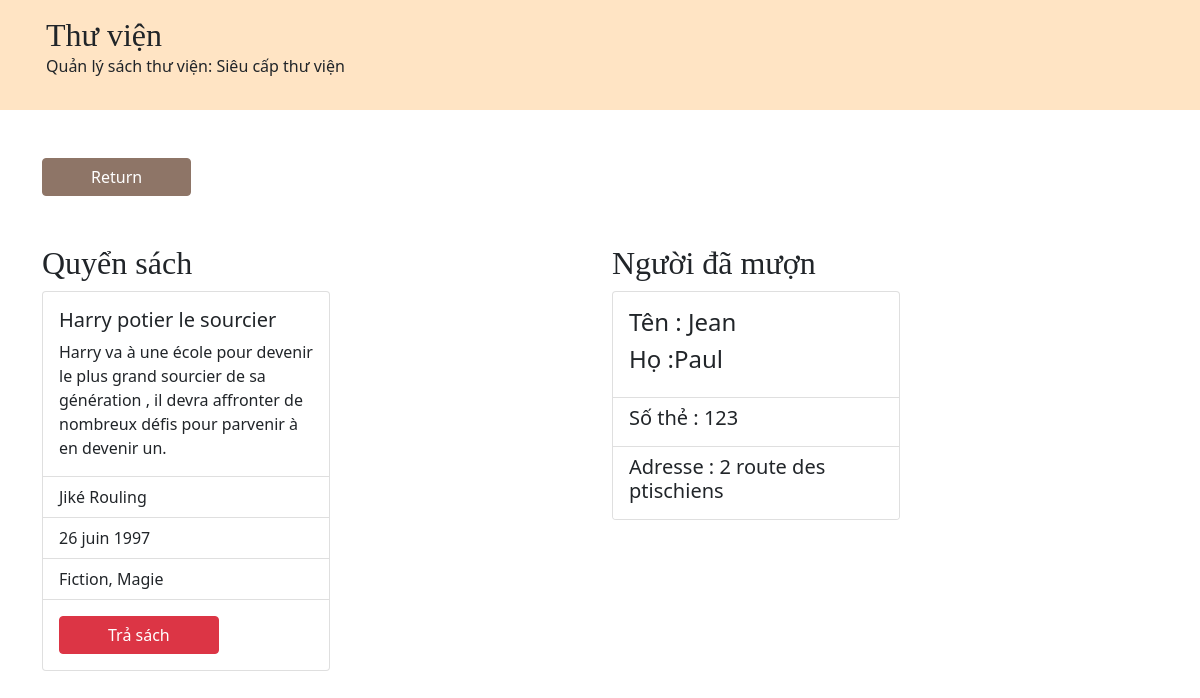
/book.php?index=1, run on an earlier commit of the app's database.
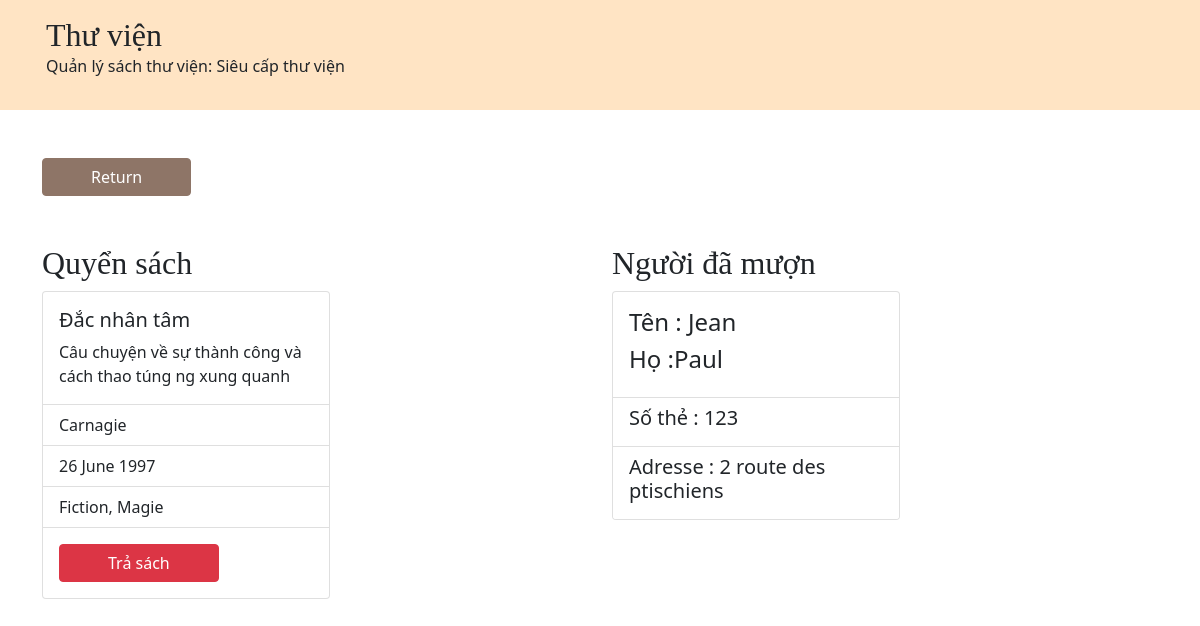
And on a later commit of the database.
### tables this page shows
CREATE TABLE Books (
  id int(11) UNSIGNED NOT NULL AUTO_INCREMENT,
  book_name varchar(255) NOT NULL,
  writer varchar(255) NOT NULL,
  resume text DEFAULT NULL,
  created_date varchar(255) NOT NULL,
  category varchar(255) NOT NULL,
  borrowed varchar(10) NOT NULL,
  people_id int(10) UNSIGNED DEFAULT NULL,
  PRIMARY KEY (id),
  FOREIGN KEY (people_id) REFERENCES People(id)
);

CREATE TABLE People (
  id int(10) UNSIGNED NOT NULL AUTO_INCREMENT,
  firstname varchar(255) NOT NULL,
  lastname varchar(255) NOT NULL,
  card_number int(11) NOT NULL,
  adress varchar(255) NOT NULL,
  PRIMARY KEY (id)
);

### book.php (called while the page is built, shortened)
<?php
require "model/bookManager.php";
require "model/entity/book.php";
require "model/entity/people.php";
$bookManager = new BookManager();
if(isset($_GET["index"]) && !empty($_GET["index"])) {
   $book= $bookManager->getBook($_GET["index"]);
}
require "view/bookView.php";
?>

### model/bookManager.php (called while the page is built, shortened)
<?php
class BookManager {
  private PDO $db;
  public function __construct() {
        $this->db = new PDO('mysql:host=localhost;dbname=library_php', 'root', '');
  }
  public function getBook(int $book_id) {
    $query = $this->db->prepare("SELECT b.*,
    p.firstname, p.lastname, p.card_number, p.adress
    FROM books AS b
    LEFT JOIN people AS p
    ON b.people_id = p.id
    WHERE b.id = :book_id ");
    $query->execute([
        "book_id" => $book_id
    ]);
    $data= $query->fetch(PDO::FETCH_ASSOC);
    $book = new Book($data);
    if($book->getPeople_id() === NULL) {
      return $book;
    } else {
      $people = new People($data);
      return array($book , $people);
    }
  }
}

### model/entity/entity.php (called while the page is built, shortened)
<?php
abstract class Entity {
  protected ?int $id;
  public function getId():int
  {
      return $this->id;
  }
  public function setId(int $id):self
  {
      $this->id = $id;
      return $this;
  }
  protected function hydrate(array $data) {
    foreach ($data as $key => $value) {
      $method = "set" . ucfirst($key);
      if(method_exists($this, $method)) {
        $value = htmlspecialchars($value);
      }
    }
  }
}
 ?>

### model/entity/book.php (called while the page is built, shortened)
<?php
require_once "model/entity/entity.php";
class Book extends Entity {
    protected string $book_name;
    protected string $writer;
    protected string $resume;
    protected string $created_date;
    protected string $category;
    protected ?int $people_id;
    public function setBook_name(string $book_name) {
        $this->book_name = $book_name;
    }
    public function getBook_name():string{
        return $this->book_name;
    }
    public function setWriter(string $writer) {
        $this->writer = $writer;
    }
    public function getWriter():string {
        return $this->writer;
    }
    public function setResume(string $resume) {
        $this->resume = $resume;
    }
    public function getResume():string {
        return $this->resume;
    }
    public function setCreated_date(string $created_date) {
        $this->created_date = $created_date;
    }
    public function getCreated_date():string {
        return $this->created_date;
    }
    public function setCategory(string $category) {
        $this->category = $category;
    }
    public function getCategory():string {
        return $this->category;
    }
    public function setPeople_id($people_id) {
        if ($people_id) {
            $this->people_id = $people_id;
        } else {
            $this->people_id  = NULL ;
        }
    }
    public function getPeople_id() {
        return $this->people_id;
    }
}

### model/entity/people.php (called while the page is built, shortened)
<?php
require_once "model/entity/entity.php";
class People extends Entity {
    protected string $firstname;
    protected string $lastname;
    protected int $card_number;
    protected string $adress;
    public function setFirstname(string $firstname) {
        $this->firstname = $firstname;
    }
    public function getFirstname():string{
        return $this->firstname;
    }
    public function setLastname(string $lastname) {
        $this->lastname = $lastname;
    }
    public function getLastname():string{
        return $this->lastname;
    }
    public function setCard_number(int $card_number) {
        $this->card_number = $card_number;
    }
    public function getCard_number():int{
        return $this->card_number;
    }
    public function setAdress(string $adress) {
        $this->adress = $adress;
    }
    public function getAdress():string{
        return $this->adress;
    }
}

### view/bookView.php (the view, shortened to what the changed rows need)
<?php
require "layout/header.php";
?>
<?php if(is_array($book)): ?>
<div class="row">
    <div class="col">
        <h2>Quyển sách</h2>
        <div class="card" style="width: 18rem;">
            <div class="card-body">
                <h5 class="card-title"><?php echo $book[0]->getBook_name(); ?></h5>
                <p class="card-text"><?php echo $book[0]->getResume() ?></p>
            </div>
            <ul class="list-group list-group-flush">
                <li class="list-group-item"><?php echo $book[0]->getWriter() ?></li>
                <li class="list-group-item"><?php echo $book[0]->getCreated_date() ?></li>
                <li class="list-group-item"><?php echo $book[0]->getCategory() ?></li>
            </ul>
            <div class="card-body">
            <a href="returnbook.php?index=<?php echo $book[0]->getId();?>" class="btn btn-danger text-white px-5" href="">Trả sách</a>
            </div>
        </div>
    </div>
    <div class="col">
        <h2>Người đã mượn</h2>
        <div class="card" style="width: 18rem;">
            <div class="card-body">
                <h4 class="card-title">Tên  : <?php echo $book[1]->getfirstname() ?></h4>
                <h4 class="card-title">Họ :<?php echo $book[1]->getlastname() ?></h4>
            </div>
            <ul class="list-group list-group-flush">
                <li class="list-group-item"><h5>Số thẻ : <?php echo $book[1]->getCard_number() ?></h5></li>
                <li class="list-group-item"><h5>Adresse : <?php echo $book[1]->getAdress() ?></h5></li>
            </ul>
        </div>
    </div>
</div>
<?php endif ?>
<?php
require "layout/footer.php";
?>

What changed in the data, as far as the page shows it:
changed books "Fiction, Magie": book_name "Harry potier le sourcier" → "Đắc nhân tâm"; resume "Harry va à une école pour devenir le plus grand sourcier de sa génération , il devra affronter de nombreux défis pour parvenir à en devenir un." → "Câu chuyện về sự thành công và cách thao túng ng xung quanh"; writer "Jiké Rouling" → "Carnagie"; created_date "26 juin 1997" → "26 June 1997"
